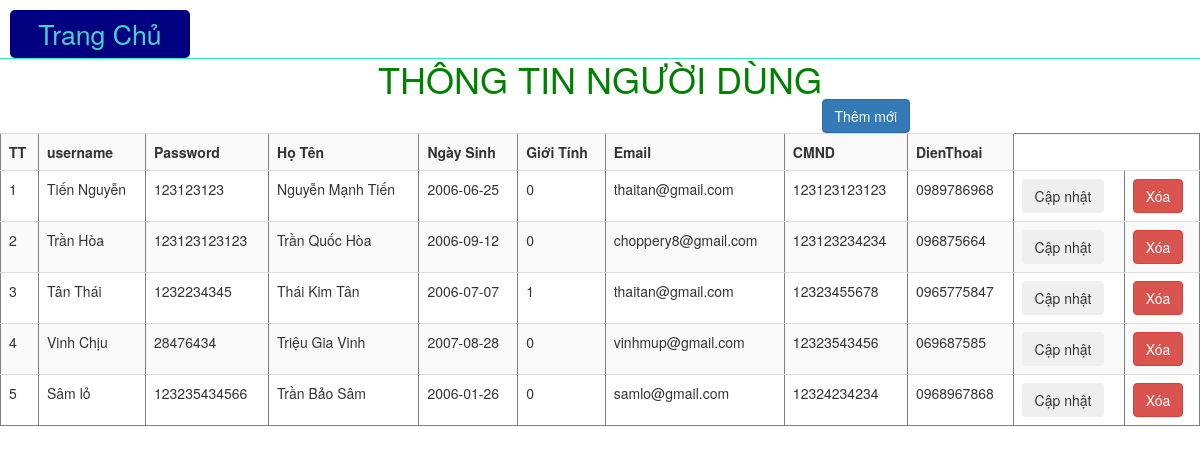
The app's page /qlnike/webpage1/user.php with its own data.
### tables this page shows
CREATE TABLE `tbuser` (
  `user_id` int(10) NOT NULL,
  `username` varchar(50) NOT NULL,
  `Password` varchar(100) NOT NULL,
  `Hoten` varchar(100) NOT NULL,
  `NgaySinh` date NOT NULL,
  `Gioitinh` tinyint(1) NOT NULL,
  `Email` varchar(100) NOT NULL,
  `CMND` varchar(20) NOT NULL,
  `DienThoai` varchar(10) NOT NULL
);

### qlnike/webpage1/user.php (the view, shortened to what this page needs)
<!DOCTYPE html>
<html lang="en">
<head>
    <link rel="stylesheet" href="../css/bootstrap.min.css">
    <link rel="stylesheet" href="../css/style2.css">
    <?php
      include_once("dbconnect.php");
      $sql = "select * ";
      $sql  .= "from tbuser";
      $sta =$con -> prepare($sql);
      $sta -> execute();
      if($sta ->rowCount()>0){
        $user = $sta->fetchAll(PDO::FETCH_OBJ);
      }
    ?>
</head>
<body>
<div id="trangchu">
      <a href="../webpage1/trangchu.php">Trang Chủ</a>
    </div>
    <h1 class="canhgiua">THÔNG TIN NGƯỜI DÙNG</h1>
    <div class="giua">
      <button class="btn btn-primary" onclick="window.open('user_add.php','_selft')">Thêm mới</button>
    </div>
     <table class="table table-striped table-hover" border="1">
        <tr>
            <th>TT</th>
            <th>username</th>
            <th>Password</th>
            <th>Họ Tên</th>
            <th>Ngày Sinh</th>
            <th>Giới Tính</th>
            <th>Email</th>
            <th>CMND</th>
            <th>DienThoai</th>
        </tr>
        <?php
      $i =+1;
      foreach ($user as $us){
     ?>
     <tr>
         <td><?=$i;?></td>
         <td><?=$us ->username;?></td>
         <td><?=$us ->Password;?></td>
         <td><?=$us ->Hoten;?></td>
         <td><?=$us ->NgaySinh;?></td>
         <td><?=$us ->Gioitinh;?></td>
         <td><?=$us ->Email;?></td>
         <td><?=$us ->CMND;?></td>
         <td><?=$us ->DienThoai;?></td>
         <td><button class="btn btn-secondary" onclick="window.open('user_update.php?id=<?=$us->user_id?>','_selft')">Cập nhật</button></td>
         <td><button class="btn btn-danger">Xóa</button></td>
    </tr>
    <?php
    $i +=1;
      }
    ?>
    </table>
</body>
</html>

### qlnike/css/style2.css (style rules this page uses)
h1, h3 { text-align: center; color: green; }
.giua { margin: 0 10 15 20; width: 65em; display: flex; flex-wrap: wrap; justify-content: flex-end; }
.canhgiua { margin: 0 auto; width: 80%; display: flex; flex-wrap: wrap; justify-content: center; }
#trangchu { font-size: 20pt; border-bottom: 1px solid rgb(42, 238, 186); padding: 10px 0px 0px 10px; text-align: center; }
#trangchu a { text-decoration: none; display: block; width: 180px; border-radius: 5px; background-color: navy; color: mediumturquoise; padding: 5px; }

### records on screen
tbuser: username "Tiến Nguyễn", Password "123123123", Hoten "Nguyễn Mạnh Tiến", NgaySinh "2006-06-25", Gioitinh "0", Email "thaitan@gmail.com", CMND "123123123123", DienThoai "0989786968"
tbuser: username "Trần Hòa", Password "123123123123", Hoten "Trần Quốc Hòa", NgaySinh "2006-09-12", Gioitinh "0", Email "choppery8@gmail.com", CMND "123123234234", DienThoai "096875664"
tbuser: username "Tân Thái", Password "1232234345", Hoten "Thái Kim Tân", NgaySinh "2006-07-07", Gioitinh "1", Email "thaitan@gmail.com", CMND "12323455678", DienThoai "0965775847"
tbuser: username "Vinh Chịu", Password "28476434", Hoten "Triệu Gia Vinh", NgaySinh "2007-08-28", Gioitinh "0", Email "vinhmup@gmail.com", CMND "12323543456", DienThoai "069687585"
tbuser: username "Sâm lỏ", Password "123235434566", Hoten "Trần Bảo Sâm", NgaySinh "2006-01-26", Gioitinh "0", Email "samlo@gmail.com", CMND "12324234234", DienThoai "0968967868"
